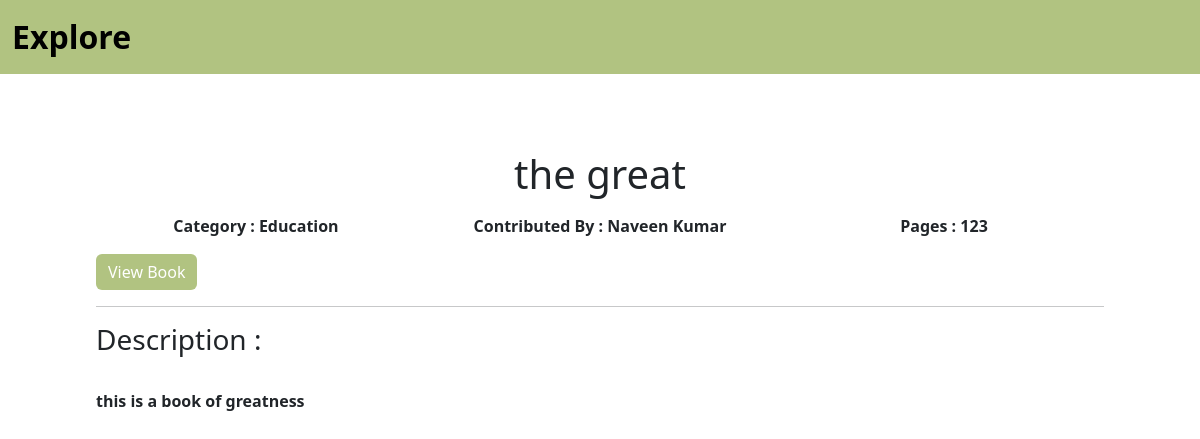
/viewBook/7, run on the app's committed database.
### elibrary_app/models.py (models this page shows, shortened)
class EBooksModel(models.Model):
	title = models.CharField(max_length = 80)
	summary = models.TextField(max_length=2000)
	pages = models.CharField(max_length=80)
	pdf = models.FileField(upload_to='pdfs/')
	author = models.CharField(max_length=80)
	category = models.CharField(max_length=80)
	author_id = models.IntegerField(default=0)

### elibrary_app/views.py (the view)
# urls.py: path('viewBook/<int:book_id>', views.viewBook, name='viewBook'),
def viewBook(request,book_id):
	book = EBooksModel.objects.get(id=book_id)
	book.summary = book.summary.replace('\n', '<br/>')
	return render(request, 'viewBook.html', {'book': book})

### elibrary_app/templates/viewBook.html (shortened to what this page needs)
{% load static %}
<!doctype html>
<html lang="en">
<head>
	<link href="https://cdn.jsdelivr.net/npm/bootstrap@5.3.2/dist/css/bootstrap.min.css" rel="stylesheet">
	<link rel="stylesheet" href="{% static 'css/style.css' %}"/>
	<link rel="stylesheet" href="{% static 'css/contri.css' %}"/>
</head>
<body>
	<section class="navbar--section">
	<nav class="navbar navbar-expand-lg ">
		<div class="container-fluid">
		<a class="navbar-brand" href="{% url 'explore' %}">Explore</a>
		</div>
	</nav>
	</section>
	<section class="contri--section">
	<div class="container">
			<div class="row">
				<div class="col-lg-12 mt-3">
						<h3 class="text-center mb-3 h1">{{book.title}}</h3>
						<div class="row">
						<p class="col-lg-4 card-text text-center">Category : {{book.category}}</p>
						<p class="col-lg-4 card-text text-center">Contributed By : {{book.author}}</p>
						<p class="col-lg-4 card-text text-center">Pages : {{book.pages}}</p>
						</div>
						<a href="{{book.pdf.url}}" class="btn btn-primary">View Book</a>
						<hr>
						<p class="card-text h3">Description :</p>
						<br>
						<p >{{ book.summary | safe}}</p>
				</div>
		</div>
		</div>
	</section
</body>
</html>

### static/css/style.css (style rules this page uses)
.navbar { background-color: #B1C381; font-weight: 600; }
.navbar-brand { font-size: 2rem; }

### static/css/contri.css (style rules this page uses)
.btn { background-color: #B1C381; border: none; }
.contri--section { padding: 5% 7%; font-weight: 600; }

### elibrary_app/templates/viewBook.html (style rules this page uses)
* { box-sizing: border-box; margin: 0; }

### data on the page
EBooksModel: title "the great", category "Education", author "Naveen Kumar", pages "123", summary "this is a book of greatness"
